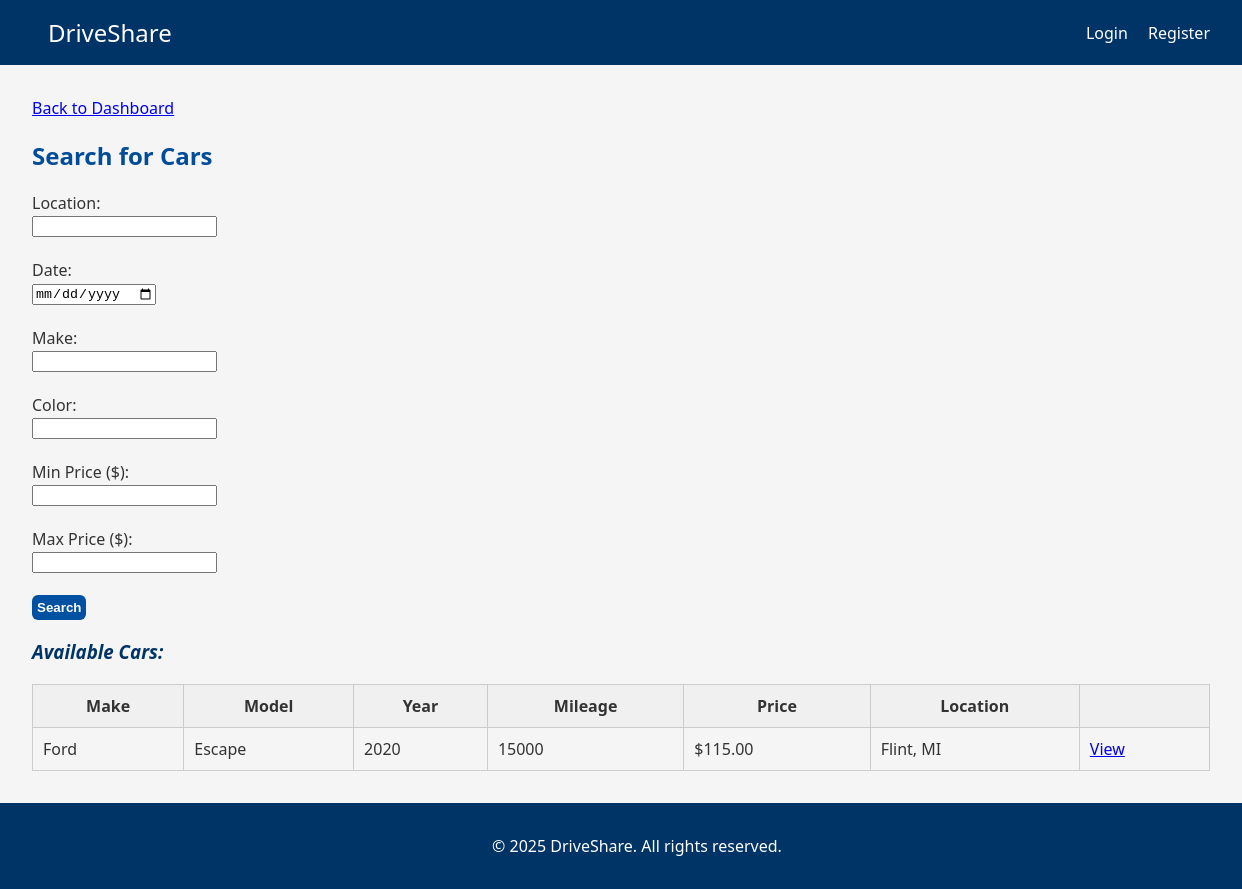
The page /search on the database as committed earlier.
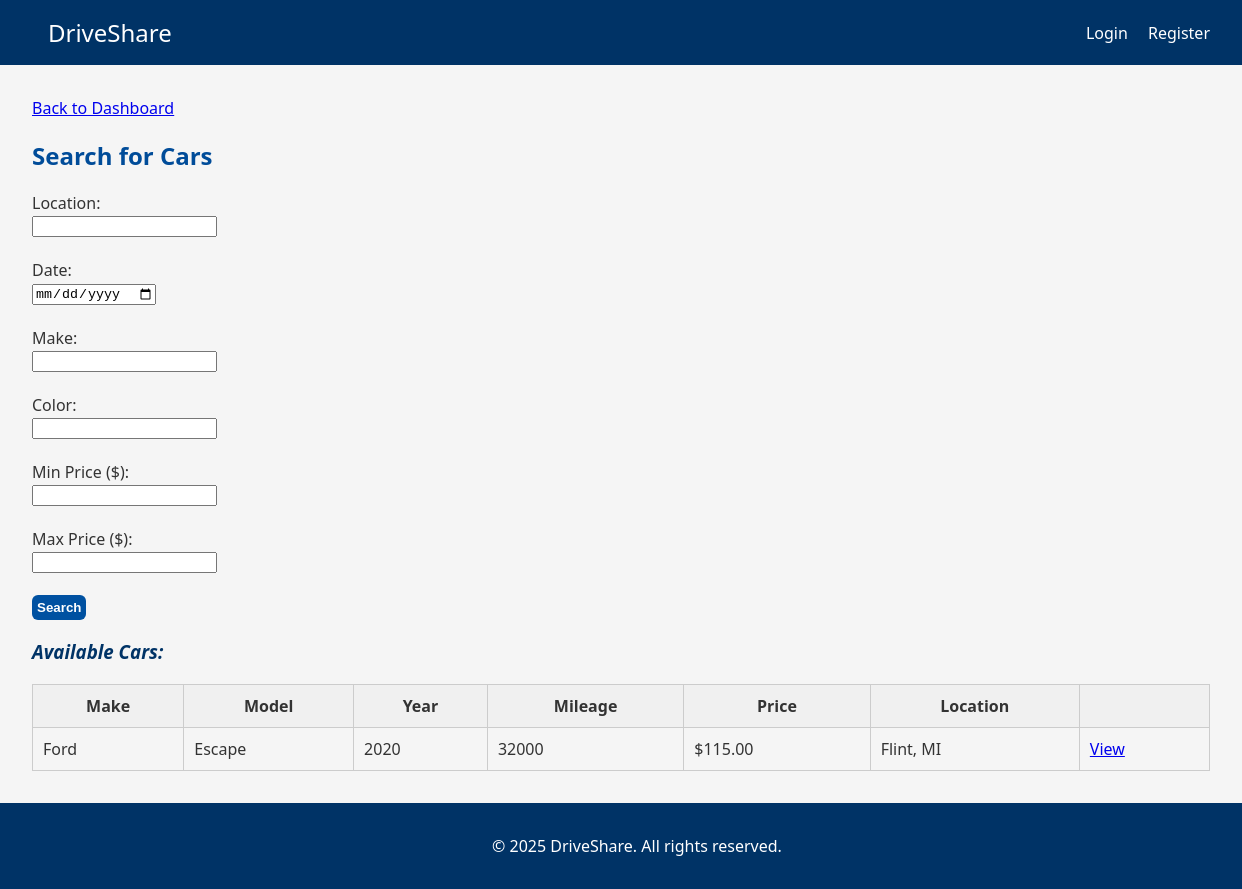
The same page on the database as committed later.
### tables this page shows
CREATE TABLE cars (
                id INTEGER PRIMARY KEY AUTOINCREMENT,
                owner_id INTEGER NOT NULL,
                model TEXT NOT NULL,
                make TEXT NOT NULL,
                year INTEGER NOT NULL,
                mileage INTEGER NOT NULL,
                color TEXT,
                price REAL NOT NULL,
                location TEXT NOT NULL,
                precise_location TEXT,
                is_available BOOLEAN DEFAULT 1,
                image_url TEXT,
                created_at TIMESTAMP DEFAULT CURRENT_TIMESTAMP,
                FOREIGN KEY(owner_id) REFERENCES users(id) ON DELETE CASCADE
            );

### routes.py (the view)
    @app.route("/search")
    def search():
        location = request.args.get("location", "").strip()
        date = request.args.get("date", "").strip()
        make = request.args.get("make", "").strip()
        color = request.args.get("color", "").strip()
        min_price = request.args.get("min_price", "").strip()
        max_price = request.args.get("max_price", "").strip()
        cars = []
        try:
            query = '''
                SELECT * FROM cars
                WHERE is_available = 1
                AND LOWER(location) LIKE LOWER(?)
                AND id NOT IN (
                    SELECT car_id FROM bookings
                    WHERE ? BETWEEN start_date AND end_date AND status = 'confirmed'
                )
                AND id NOT IN (
                    SELECT car_id FROM availability
                    WHERE date = ? AND is_available = 0
                )
            '''
            params = [f"%{location}%", date, date]
            if make:
                query += " AND LOWER(make) LIKE LOWER(?)"
                params.append(f"%{make}%")
            if color:
                query += " AND LOWER(color) LIKE LOWER(?)"
                params.append(f"%{color}%")
            if min_price:
                query += " AND price >= ?"
                params.append(float(min_price))
            if max_price:
                query += " AND price <= ?"
                params.append(float(max_price))
            with sqlite3.connect("database.db") as conn:
                conn.row_factory = sqlite3.Row
                cursor = conn.cursor()
                cursor.execute(query, params)
                cars = cursor.fetchall()
        except Exception as e:
            flash(f"Search error: {str(e)}")
        return render_template(
            "search.html",
            cars=cars,
            location=location,
            date=date,
            make=make,
            color=color,
            min_price=min_price,
            max_price=max_price
        )

### app.py (called while the page is built)
@app.context_processor
def inject_user_session():
    return dict(is_authenticated=UserSession.get_instance().is_authenticated())

### routes.py (called while the page is built)
    @staticmethod
    def get_instance():
        if UserSession._instance is None:
            UserSession()
        return UserSession._instance

    def is_authenticated(self):
        return self.user_id is not None

### templates/search.html (shortened to what this page needs)
{% extends 'base.html' %}
{% block content %}
<a href="{{ url_for('dashboard') }}">Back to Dashboard</a>
<h2>Search for Cars</h2>
<form method="GET">
    <label for="location">Location:</label><br>
    <input type="text" id="location" name="location" value="{{ location }}"><br><br>
    <label for="date">Date:</label><br>
    <input type="date" id="date" name="date" value="{{ date }}"><br><br>
    <label for="make">Make:</label><br>
    <input type="text" id="make" name="make" value="{{ make }}"><br><br>
    <label for="color">Color:</label><br>
    <input type="text" id="color" name="color" value="{{ color }}"><br><br>
    <label for="min_price">Min Price ($):</label><br>
    <input type="number" step="0.01" id="min_price" name="min_price" value="{{ min_price }}"><br><br>
    <label for="max_price">Max Price ($):</label><br>
    <input type="number" step="0.01" id="max_price" name="max_price" value="{{ max_price }}"><br><br>
    <button type="submit">Search</button>
</form>
{% if cars %}
<h3>Available Cars:</h3>
<table class="info-table">
    <tr><th>Make</th><th>Model</th><th>Year</th><th>Mileage</th><th>Price</th><th>Location</th><th></th></tr>
    {% for car in cars %}
    <tr>
        <td>{{ car[3] }}</td>
        <td>{{ car[2] }}</td>
        <td>{{ car[4] }}</td>
        <td>{{ car[5] }}</td>
        <td>${{ "%.2f"|format(car[7]) }}</td>
        <td>{{ car[8] }}</td>
        <td><a href="{{ url_for('car_detail', car_id=car[0]) }}">View</a></td>
    </tr>
    {% endfor %}
</table>
{% elif location or date %}
<p>No available cars found for your search.</p>
{% endif %}
{% endblock %}

Rows that differ between the two databases and show on the page:
changed cars "Ford": mileage "15000" → "32000"
